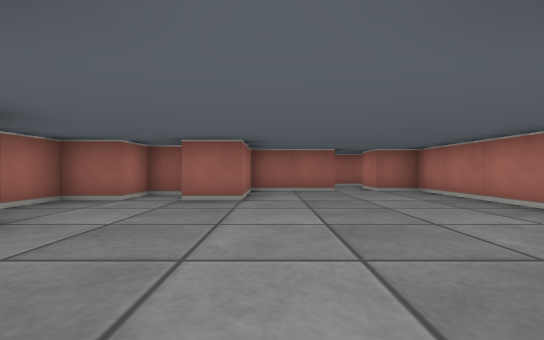
view 1 (above)

13 first-person views from a walk through a cub3D ray-caster map. The camera is about half as high as the walls, looks level and sees 90° across. The floor is counted in squares. Each view is taken from the middle of a square. On the plan, view 1 faces up. The plan holds only what a view shows up to about 9 squares ahead; the rest is blank.

view 2
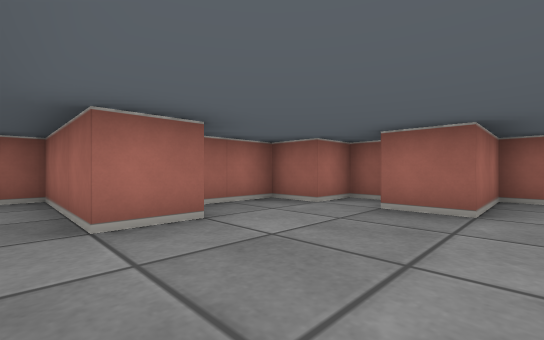

view 3
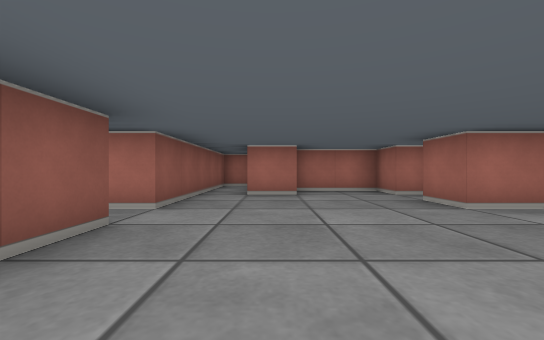

view 4
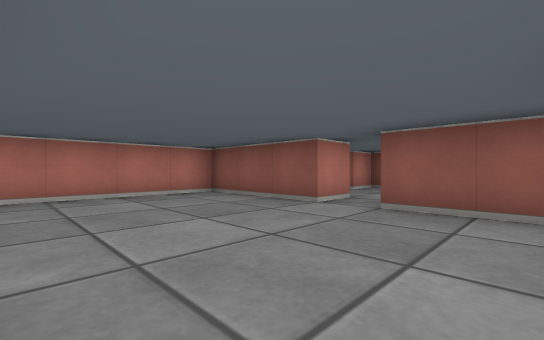

view 5
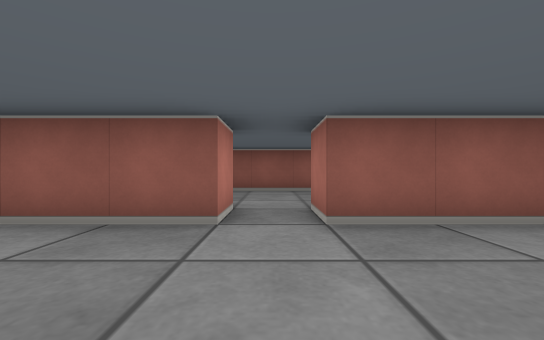

view 6
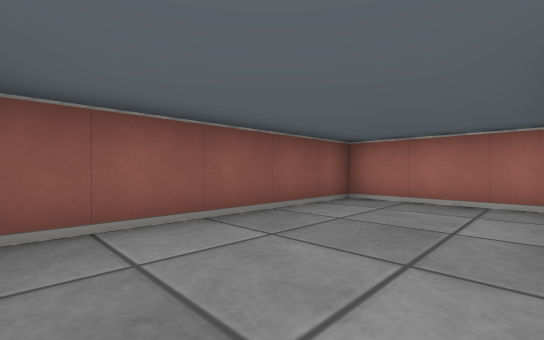

view 7
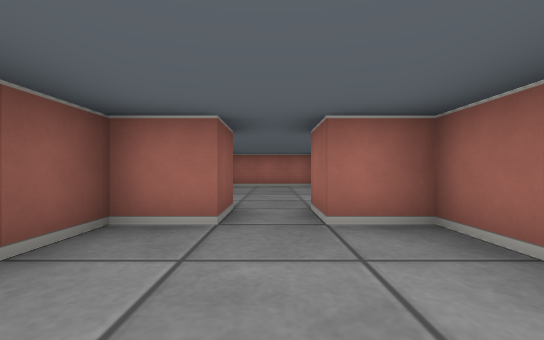

view 8
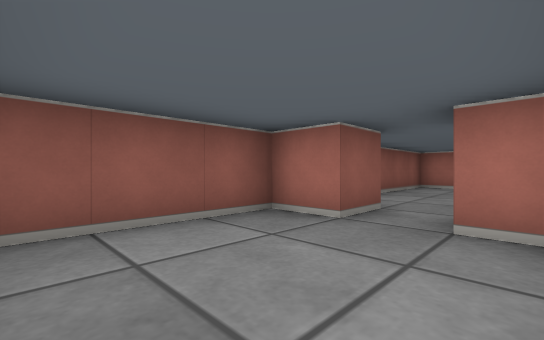

view 9
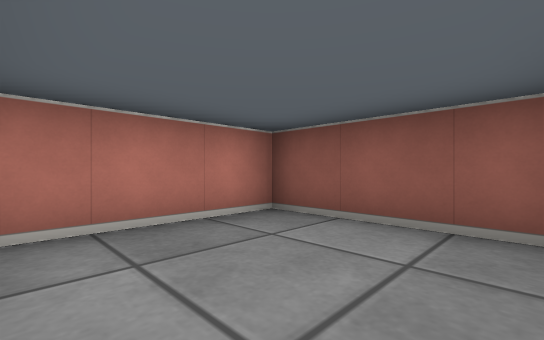

view 10
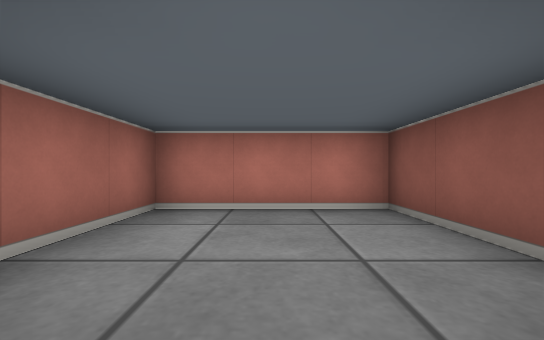

view 11
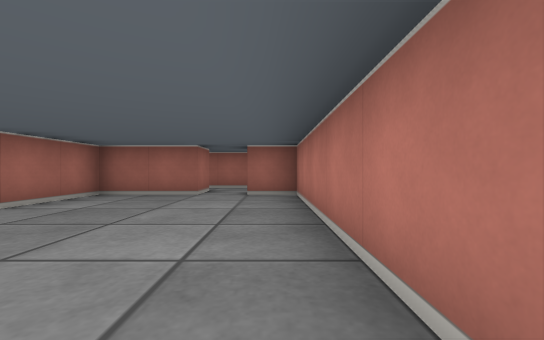

view 12
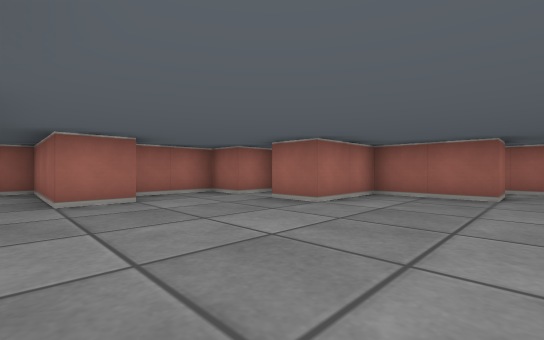

view 13
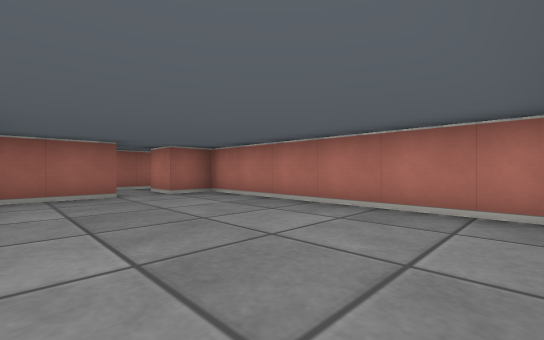

### Floor plan
Ten units are one square. View 1 is at (0, 0); x grows to the right and y downward. Boxes are objects, and circles mark ways between rooms. Rooms are numbered by the first view taken in them; rooms with no view inside come last. Other rooms are left out.
<svg viewBox="-60 -75 120 115">
<path fill="none" stroke="#000" d="M-25 -25 -25 -15 -55 -15 -55 -5 -5 -5 -5 5M-18 -55 -25 -55 -25 -45 -35 -45 -35 -25M5 5 5 -5 35 -5 35 -65 25 -65M15 -65 -5 -65 -5 -45 -15 -45M-35 8 -35 35 15 35 15 25M15 25 25 25 25 35 55 35 55 5 25 5 25 15 15 15"/>
<circle cx="0" cy="0" r="3" fill="#2a7"/>
<circle cx="20" cy="20" r="3" fill="#2a7"/>
<text x="0" y="-30">1</text>
<text x="-10" y="20">2</text>
<text x="40" y="20">3</text>
</svg>
Room 1 opens to room 2. Room 2 opens to room 3.

Where each view was taken, in squares from view 1:
view 1: 0 up, 0 right, facing up
view 2: 1 up, 0 right, facing up-left
view 3: 2 up, 3 right, facing left
view 4: 4 up, 2 left, facing down-right
view 5: 3 up, 0 right, facing down
view 6: 1 down, 1 right, facing down-left
view 7: 2 down, 5 right, facing left
view 8: 1 down, 5 right, facing down-left
view 9: 1 down, 3 right, facing down-right
view 10: 2 down, 2 right, facing right
view 11: 1 up, 3 right, facing up
view 12: 1 up, 2 right, facing up-left
view 13: 1 up, 0 right, facing up-right
